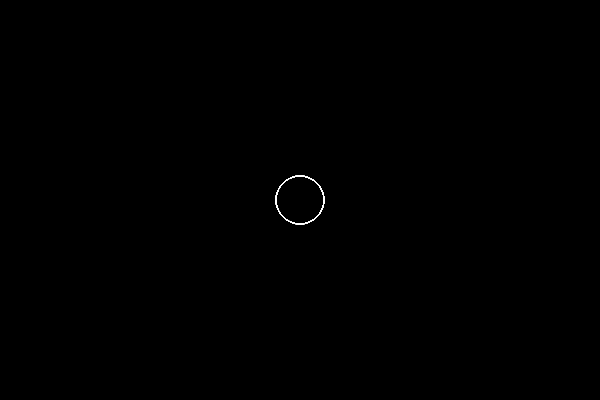
Frame 1 (no input)
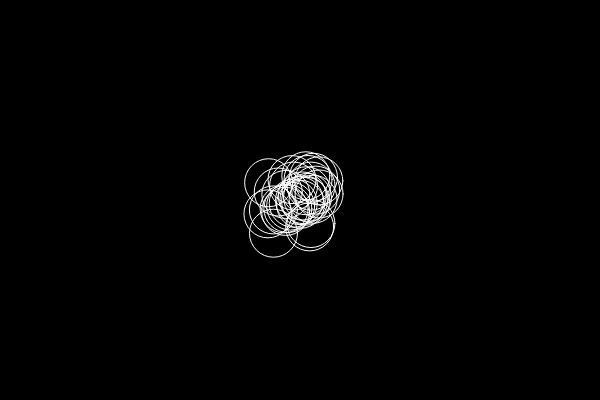
Frame 60 (no input)
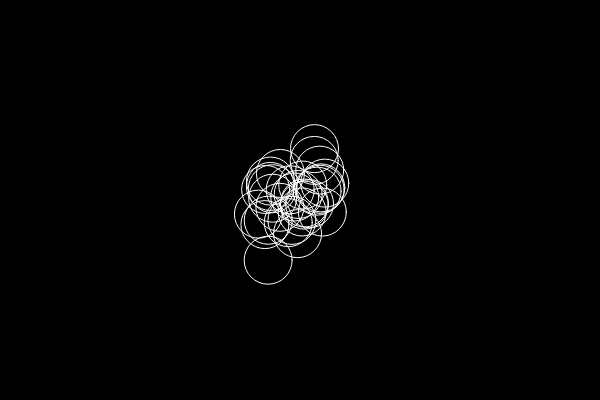
Frame 120 (the mouse pressed at the canvas centre since frame 60)

The p5.js sketch that drew these frames (run headless with seeded random() and noise() and a simulated clock; from frame 60 on, the mouse is pressed at the canvas centre):

// p5.js sketch
// ── sketch.js
var bubbles = [];
var numberOfBubbles = 30;

function setup() {
    createCanvas(600, 400);
    for (let i = 0; i < numberOfBubbles; i++) {
        bubbles[i] = new Bubble(width / 2, height / 2, 24);
    }
}

function draw() {
    background(0);
    for (let i = 0; i < bubbles.length; i++) {
        bubbles[i].show();
        bubbles[i].move();
    }
}

class Bubble {
    constructor(x, y, r) {
        this.x = x;
        this.y = y;
        this.r = r;
    }
    show() {
        stroke(255);
        noFill();
        ellipse(this.x, this.y, this.r * 2);
    }
    move() {
        this.x += random(-3, 3);
        this.y += random(-3, 3);
    }
}
